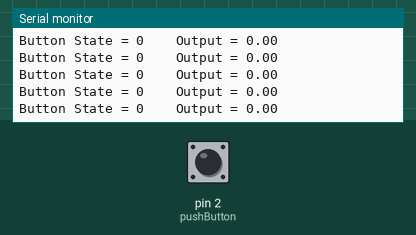
The sketch below on a simulated Arduino Uno, built with avr-gcc and run on an emulated ATmega328P. Shown: the last lines printed to the serial monitor. The inputs (shaded band) are chosen by the test bench; at power-on: pin 2 (pushButton) LOW.

Above: at 1.2 s.
1.3 s: pin 2 (pushButton) pulled HIGH for 0.15 s
At 1.31 s:
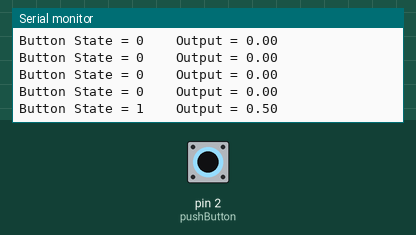
2.9 s: pin 2 (pushButton) pulled HIGH for 3.2 s
At 3.91 s:
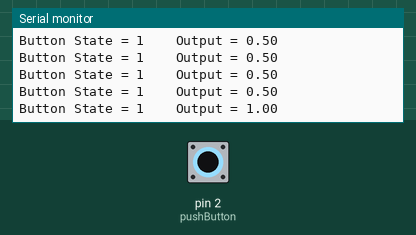
Timing chart, 0 to 5.9 s (numbered marks = the images above; inputs shaded):
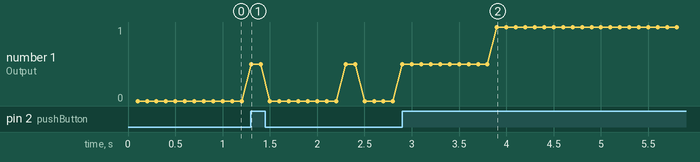

Measured:
- after the input at 1.3 s, the serial monitor: prints a new line at once (image 1)
- after the input at 2.9 s, the serial monitor: prints a new line after 1.0 s (image 2)

The sketch:

arduino_InputShaping_basic.ino
```cpp
/*------------------------------------------------------------------------------------
 arduino_InputShaping_basic.ino

 Basic implementation of input shaping - just prints shaped output to Serial Monitor

 Created: 10/4/13 - Joshua Vaughan - joshua.vaughan@louisiana.edu

 Modified:
 *
 ------------------------------------------------------------------------------------*/
// Variables declared here are global
const float pi = 3.14;         // declare and define pi
double sampleTime = 100;       // the time between samples (ms)
unsigned long lastTime;        // to store the time of the last loop
double shaper[4];              // create an array to store shaper parameters
double shaperBuffer[100];      // create a buffer for the input shaped output
int bufferIndex = 0;           // create a variable to mark the current buffer position

// Pin declarations
int pushButton = 2;          // pin 2 has a pushbutton attached to it.

// This is always run once when the sketch starts
// Use to initialize variables, pin modes, libraries, communication, etc
void setup()
{
  // initialize serial communication at 9600 bits per second
  Serial.begin(9600);
  Serial.println("Starting...");
  Serial.println("");

  // define the button digital pin as an INPUT
  pinMode(pushButton, INPUT);

  // define the system parameters
  double freq = 0.5;       // system natural frequency (Hz)
  double zeta = 0.0;       // damping ratio

  // fill the shaperBuffer with zeros
  for (int ii=0; ii < 100; ii++)
  {
    shaperBuffer[ii] = 0;
  }

  // call the ZV shaper function
  ZV(freq, zeta, shaper);

  // Uncomment for debugging shaper solution
  Serial.print("|Ai| = |");
  Serial.print(shaper[0]);            // print the Amp1
  Serial.print("  \t");               // prints a tab, for pretty, readable output
  Serial.print(shaper[1]);            // print the Amp2
  Serial.println("|");
  Serial.print("|ti| = |");
  Serial.print(shaper[2]);            // print the t1
  Serial.print("  \t");               // prints a tab, for pretty, readable output
  Serial.print(shaper[3]);            // print the t2
  Serial.println("|");
  Serial.println(" ");

  // Wait for Serial communication to finish
  Serial.flush();
}


// This runs immediately after setup, looping indefinitely
void loop()
{
  double Amp1, Amp2, t1, t2;  // declare temp variables for ZV solution
  double currentOutput;

  // Retrieve the shaper values from the array
  Amp1 = shaper[0];
  Amp2 = shaper[1];
  t1 = shaper[2];
  t2 = shaper[3];

  // get the current time
  unsigned long now = millis();

  // calculate the time change since the last loop
  int timeChange = (now - lastTime);

  // if the time elapsed is >= the sampleTime, update the shaped output
  if (timeChange >= sampleTime)
  {
    // read the value of the pin
    int currButtonState = digitalRead(pushButton);

    shaperBuffer[bufferIndex] = shaperBuffer[bufferIndex] + Amp1*float(currButtonState);

    shaperBuffer[(bufferIndex + int(round(t2/(sampleTime/1000)))) % 99] = Amp2*float(currButtonState);

    currentOutput = shaperBuffer[bufferIndex];

    // clear the current element of the shaperBuffer after it is output
    shaperBuffer[bufferIndex] = 0;

    Serial.print("Button State = ");
    Serial.print(currButtonState);
    Serial.print("  \t");              // prints a tab, for pretty, readable output
    Serial.print("Output = ");
    Serial.println(currentOutput);

    // if the next index is outside the buffer size, loop back to the beginning
    if (bufferIndex + 1 < 99)
    {
      bufferIndex++;
    }
    else
    {
      bufferIndex = 0;
    }

    // Remember some variables for next time
    lastTime = now;
  }
}


void ZV(double freq, double zeta, double shaper[4])
{
  double Amp1, Amp2, t1, t2;  // declare temp variables for ZV solution

  double K = exp(-zeta*pi/(sqrt(1-zeta*zeta)));

  // define the damped period of oscillation
  double wd = freq*2*pi*sqrt(1-zeta*zeta);
  double tau = 2*pi/wd;

  // solve for the impulse amplitudes
  Amp1 = 1/(1+K);
  Amp2 = K/(1+K);

  // solve for the impulse times, t1 always 0
  t1 = 0;
  t2 = tau/2;

  // Put the shaper values into the array
  shaper[0] = Amp1;
  shaper[1] = Amp2;
  shaper[2] = t1;
  shaper[3] = t2;
}
```
